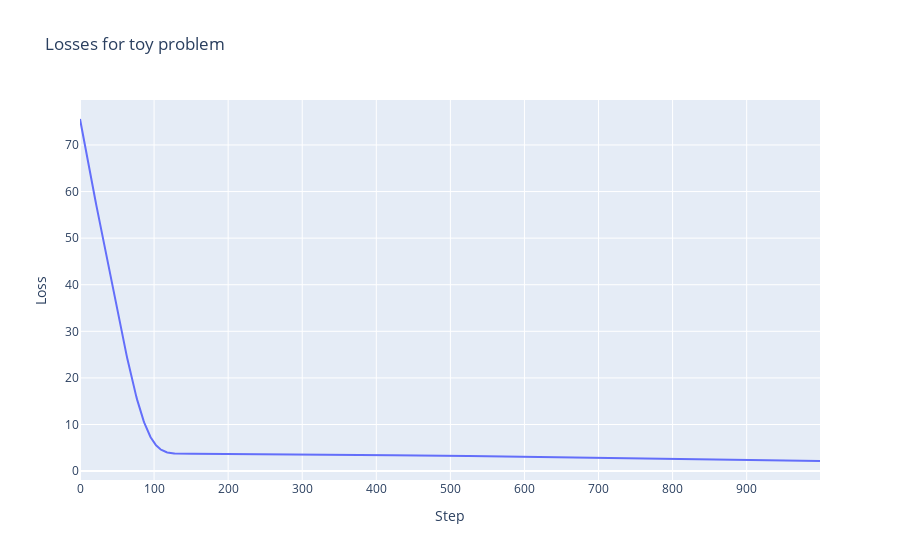

The notebook cell saved with this chart:
### Code cell
# Train and plot the losses
losses, params = toy_train_loop(SimpleMuZeroModel())
fig = px.line(x=range(len(losses)), y=losses, title='Losses for toy problem', labels={'x':'Step', 'y':'Loss'})
fig.show()

### Figure 1 — Plotly figure (JSON) as saved in the notebook; plotly's stock layout.template omitted (floating-point values rounded to 4 significant figures; data arrays with more than 128 entries replaced by an {"elided": "..."} marker saying what was removed)
{"data": [{"hovertemplate": "Step=%{x}<br>Loss=%{y}<extra></extra>", "legendgroup": "", "line": {"color": "#636efa", "dash": "solid"}, "marker": {"symbol": "circle"}, "mode": "lines", "name": "", "orientation": "h", "showlegend": false, "type": "scatter", "x": {"elided": "1000 int values"}, "xaxis": "x", "y": {"elided": "1000 float values"}, "yaxis": "y"}], "layout": {"legend": {"tracegroupgap": 0}, "title": {"text": "Losses for toy problem"}, "xaxis": {"anchor": "y", "domain": [0, 1], "title": {"text": "Step"}}, "yaxis": {"anchor": "x", "domain": [0, 1], "title": {"text": "Loss"}}}}
